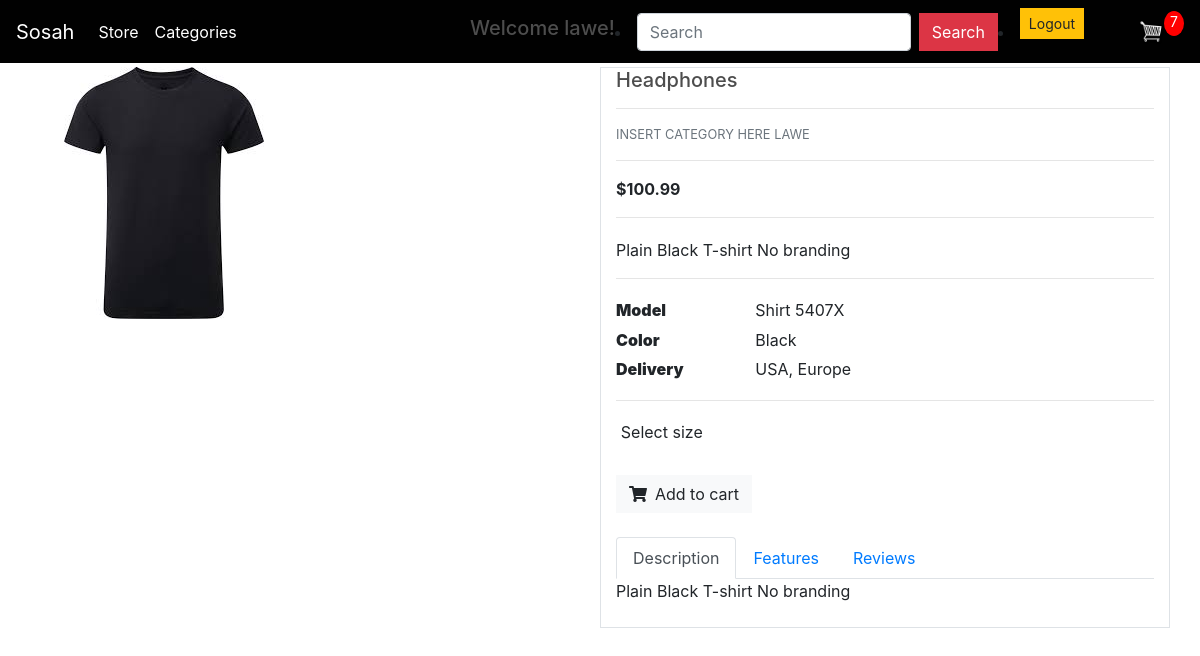
Before: /t-shirt/ (signed in) with the older database file.
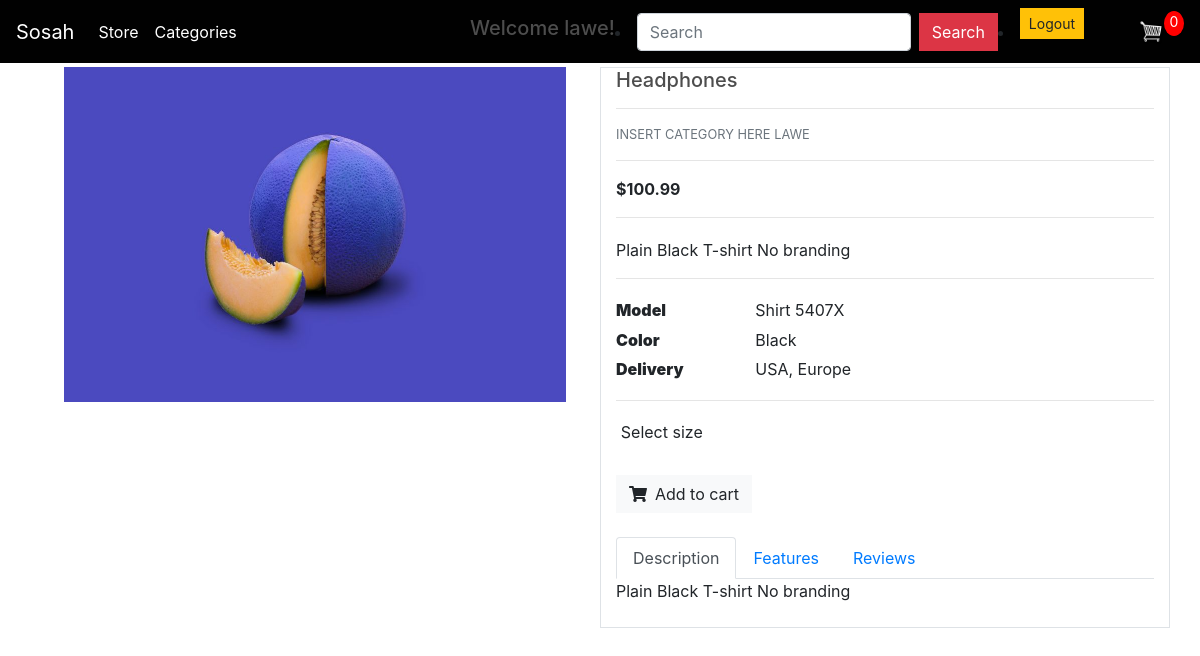
After: the same page with the newer database file.
### store/models.py (models this page shows, shortened)
class Order(models.Model):
    STATUS = (
        ('Pending', 'Pending'),
        ('Out for delivery', 'Out for delivery'),
        ('Delivered', 'Delivered'),
    )
    customer = models.ForeignKey(Customer, on_delete=models.SET_NULL, blank=True, null=True)
    date_ordered = models.DateTimeField(auto_now_add=True)
    complete = models.BooleanField(default=False, null=True, blank=False)
    transaction_id = models.CharField(max_length=200, null=True)
    status = models.CharField(max_length=200, null=True, choices=STATUS, default='Pending')
    def get_cart_items(self):
        orderitems = self.orderitem_set.all()
        total = sum([item.quantity for item in orderitems])
        return total

class OrderItem(models.Model):
    product = models.ForeignKey(Product, on_delete=models.SET_NULL, blank=True, null=True)
    order = models.ForeignKey(Order, on_delete=models.SET_NULL, blank=True, null=True)
    quantity = models.IntegerField(default=0, null=True, blank=True)
    date_added = models.DateTimeField(auto_now_add=True)

class Product(models.Model):
    name = models.CharField(max_length=200, null=True)
    price = models.DecimalField(decimal_places=2, max_digits=10)
    digital = models.BooleanField(default=False, null=True, blank=False)
    category = models.ForeignKey(Category, on_delete=models.CASCADE)
    image = models.ImageField(null=True, blank=True,default='placeholder.png')
    description = models.TextField()
    slug = models.SlugField(default=None)
    @property
    def imageURL(self):
        try:                     #problem might be here?
            url = self.image.url
        except:
            url = ''
        return url

### store/views.py (the view)
# urls.py: re_path(r'^(?P<slug>[\w-]+)/$', views.product_detail, name='detail'),
def product_detail(request, slug):
    data = cartData(request)
    cartItems = data['cartItems']
    order = data['order']
    items = data['items']
    products = Product.objects.get(slug=slug)
    return render(request, 'store/detail.html', {'products': products, 'cartItems': cartItems,'order':order,'items':items})

### store/utils.py (called while the page is built)
def cartData(request):
    if request.user.is_authenticated:
        customer = request.user.customer
        order, created = Order.objects.get_or_create(customer=customer, complete=False)
        items = order.orderitem_set.all()
        cartItems = order.get_cart_items
    else:
        cookieData = cookieCart(request)
        cartItems = cookieData['cartItems']
        order = cookieData['order']
        items = cookieData['items']
    return {'cartItems':cartItems,'order':order,'items':items}

### store/templates/store/detail.html (shortened to what this page needs)
{% extends 'store/main.html'%}
{% load static %}
{% block content %}
<section class="mb-5">
  <div class="row">
    <div class="col-md-6 mb-4 mb-md-0">
      <div class="mdb-lightbox">
        <div class="row product-gallery mx-1">
          <div class="col-12 mb-0">
            <figure class="view overlay rounded z-depth-1 main-img">
                <img src={{products.imageURL}}
                  class="img-fluid z-depth-1">
            </figure>
          </div>
        </div>
      </div>
    </div>
    <div class="col-md-6 border border-left">
      <h5>{{products.name}}</h5>
    <hr>
      <p class="mb-2 text-muted text-uppercase small">Insert Category here Lawe</p>
      <hr>
      <p><span class="mr-1"><strong>${{products.price}}</strong></span></p>
      <hr>
      <p class="pt-1">{{products.description}}</p>
      <hr>
      <div class="table-responsive">
        <table class="table table-sm table-borderless mb-0">
          <tbody>
            <tr>
              <th class="pl-0 w-25" scope="row"><strong>Model</strong></th>
              <td>Shirt 5407X</td>
            </tr>
            <tr>
              <th class="pl-0 w-25" scope="row"><strong>Color</strong></th>
              <td>Black</td>
            </tr>
            <tr>
              <th class="pl-0 w-25" scope="row"><strong>Delivery</strong></th>
              <td>USA, Europe</td>
            </tr>
          </tbody>
        </table>
      </div>
      <hr>
      <div class="table-responsive mb-2">
        <table class="table table-sm table-borderless">
          <tbody>
            <tr>
              <td class="pb-0">Select size</td>
            </tr>
            <tr>
              <td>
              </td>
            </tr>
          </tbody>
        </table>
      </div>
      <button type="button" data-product ={{products.id}} data-action="add" class="btn btn-light btn-md mr-1 mb-2 add-btn update-cart"><i
          class="fas fa-shopping-cart pr-2"></i>Add to cart</button>
        <ul class="nav nav-tabs" id="myTab" role="tablist">
  <li class="nav-item" role="presentation">
    <a class="nav-link active" id="home-tab" data-toggle="tab" href="#home" role="tab" aria-controls="home" aria-selected="true">Description</a>
  </li>
  <li class="nav-item" role="presentation">
    <a class="nav-link" id="profile-tab" data-toggle="tab" href="#profile" role="tab" aria-controls="profile" aria-selected="false">Features</a>
  </li>
  <li class="nav-item" role="presentation">
    <a class="nav-link" id="contact-tab" data-toggle="tab" href="#contact" role="tab" aria-controls="contact" aria-selected="false">Reviews</a>
  </li>
</ul>
<div class="tab-content" id="myTabContent">
  <div class="tab-pane fade show active" id="home" role="tabpanel" aria-labelledby="home-tab">
  {{products.description}}</div>
  </div>
<br>
</section>
{% endblock content%}

### store/templates/store/main.html (shortened to what this page needs)
{% load static %}
<head>
<link rel="stylesheet" href="https://stackpath.bootstrapcdn.com/bootstrap/4.4.1/css/bootstrap.min.css">
  <link rel="stylesheet" href="https://use.fontawesome.com/releases/v5.7.0/css/all.css">
   <link rel="stylesheet" type="text/css" href="{% static 'css/main.css' %}">
</head>
<body>
    <nav class="navbar fixed-top navbar-expand-lg navbar-dark bg-dark">
  <a class="navbar-brand" href="{% url 'store' %}">Sosah</a>
  <div class="collapse navbar-collapse" id="navbarSupportedContent">
    <ul class="navbar-nav mr-auto">
      <li class="nav-item active">
        <a class="nav-link" href="{% url 'store' %}">Store <span class="sr-only">(current)</span></a>
      </li>
        <li class="nav-item active">
        <a class="nav-link" href="{% url 'category' %}">Categories <span class="sr-only">(current)</span></a>
      </li>
    </ul>
      {% if user.is_authenticated %}
<h5> Welcome {{user}}!</h5>
      {% endif %}
      <li></li>
      <div class="form-inline my-2 my-lg-0">
           <form class="form-inline my-2 my-lg-0" action="{% url 'search'%}" method="GET">
            <input name="keyword" class="form-control mr-sm-2" type="search" placeholder="Search" aria-label="Search" required>
            <button class="btn btn-danger my-2 my-sm-0" type="submit">Search</button>
            </form>
<li></li>
          <ul class= "navbar-nav mr-auto">
              {% if user.is_authenticated %}
              <li class="nav-item active">
           <form class = "logout-link" action = "{% url 'accounts:logout' %}" method="post">
              <button type =  "submit" class="btn btn-warning btn-sm">Logout</button>
			</form>
      </li>
              {% endif %}
<ul></ul>
          </ul>
     	<a href="{% url 'cart' %}">
    		<img  id="cart-icon" href="#" src="{% static 'images/cart.png' %}">
    	</a>
    	<p id="cart-total">{{cartItems}}</p>
    </div>
  </div>
</nav>
<div class="container">
    {% block content %}
    {% endblock content%}
</div>
</body>

Changed rows visible on the page:
removed Order: id.quantity "7"
added Order: id "0"
changed Product "Headphones": imageURL: a different picture
